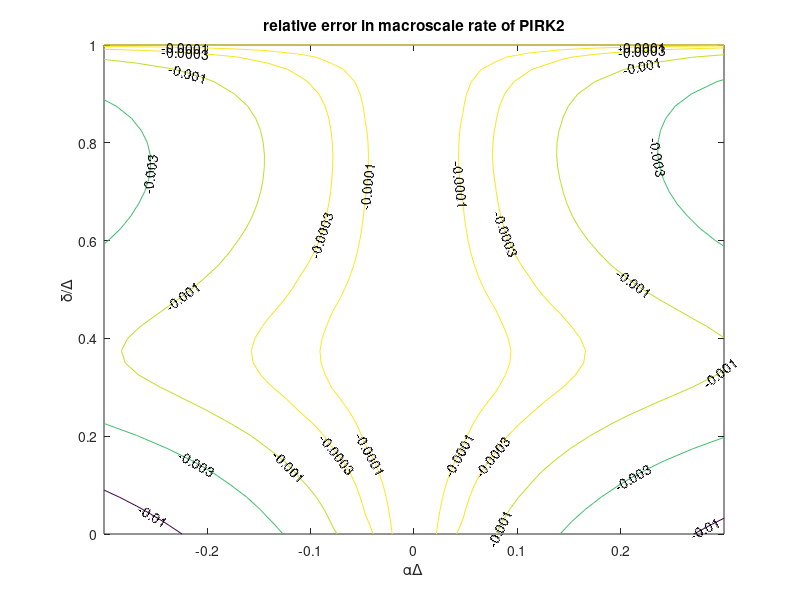

Write the MATLAB code that produced this figure. (Note: this script raises an error after producing the figure.)
%{
Plots relative error in the rate of macroscale evolution
when computing via projective integration od MidPoint rule.  Uses ODE
dx/dt=alpha*x with macroscale step Delta and microburst
delta.  Then aD=alpha*Delta and dD=delta/Delta.  For small
delta find aD \approx \pm\sqrt{-6*err}

Unresolved issue is the stability of fast modes when using
these projective integration.  Need to include some plot
from computation on dy/dt=-beta*y.  AJR Jan 2019

%}
aD=linspace(-1,1,20)*0.3;
dD=linspace(0,1,41)';

%%
figure(2)
serr=log(1+aD.*(1-dD).*exp(aD.*dD).*(1+aD/2.*(1-3*dD)))./aD-(1-dD);
serr(abs(imag(serr))>1e-8)=nan;
%serr(abs(serr)>1)=nan;
cs=[1;3]*10.^(-4:-1);
h=contour(aD,dD,real(serr),[-cs(:);0;cs(:)]);
clabel(h)
xlabel('\alpha\Delta'),ylabel('\delta/\Delta')
title('relative error in macroscale rate of PIRK2')

%%
figure(3), clf()
dD=reshape(linspace(0,0.3,21),[],1);
bD=exp( reshape(linspace(0,4,23),1,1,[]) );
ratio= exp(-aD-bD.*dD).*(1-(1-dD).*bD.*exp(-bD.*dD).*(1-bD/2.*(1-3*dD)));
f=@(r) (1-r).*(0.1-r).*(0.25-r).*(0.5-r);
serr=log(1+aD.*(1-dD).*exp(aD.*dD).*(1+aD/2.*(1-3*dD)))./aD-(1-dD);
serr(abs(imag(serr))>1e-8)=nan;
[faces,verts,colors] = isosurface(aD,dD,bD,f(ratio),0 ...
    ,0*log10(-real(serr))+0*bD+ratio); 
patch('Vertices',verts,'Faces',faces,'FaceVertexCData',colors,...
    'FaceColor','interp','EdgeColor','interp')
view(45,25), alpha 0.4
xlabel('\alpha\Delta'),ylabel('\delta/\Delta'),zlabel('\beta\Delta')
c=colorbar; c.Label.String='ratio';%'log10(macro-error)';
